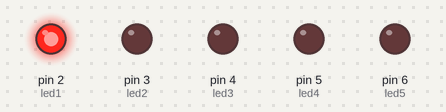
The sketch below on a simulated Arduino Uno, built with avr-gcc and run on an emulated ATmega328P. On the bench: output pins drawn as LEDs (lit = HIGH).

Above: at 0.2 s.
At 1.2 s:
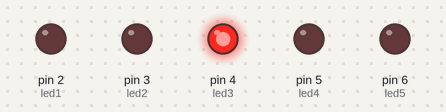
At 1.7 s:
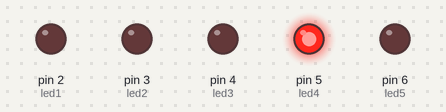
At 3.2 s:
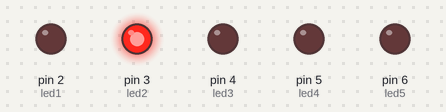
At 4.7 s:
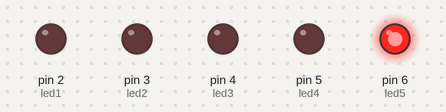
Timing chart, 0 to 5.8 s (numbered marks = the images above):
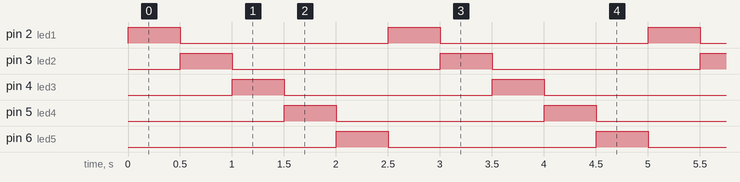

The sketch:

Sample_Program_2_5LEDs.ino
```cpp
int led1 = 2;
int led2 = 3;
int led3 = 4;
int led4 = 5;
int led5 = 6;

void setup() {
  pinMode(led1, OUTPUT);
  pinMode(led2, OUTPUT);
  pinMode(led3, OUTPUT);
  pinMode(led4, OUTPUT);
  pinMode(led5, OUTPUT);
}

void loop() {
  digitalWrite(led1, HIGH);
  delay(500);
  digitalWrite(led1, LOW);

  digitalWrite(led2, HIGH);
  delay(500);
  digitalWrite(led2, LOW);

  digitalWrite(led3, HIGH);
  delay(500);
  digitalWrite(led3, LOW);

  digitalWrite(led4, HIGH);
  delay(500);
  digitalWrite(led4, LOW);

  digitalWrite(led5, HIGH);
  delay(500);
  digitalWrite(led5, LOW);
}
```

Measured:
- by itself, pin 2 (led1), pin 3 (led2), pin 4 (led3), pin 5 (led4), pin 6 (led5): alternates HIGH for 0.50 s and LOW for 2.0 s
- by itself, everything shown: repeats every 2.5 s, in 6 steps
